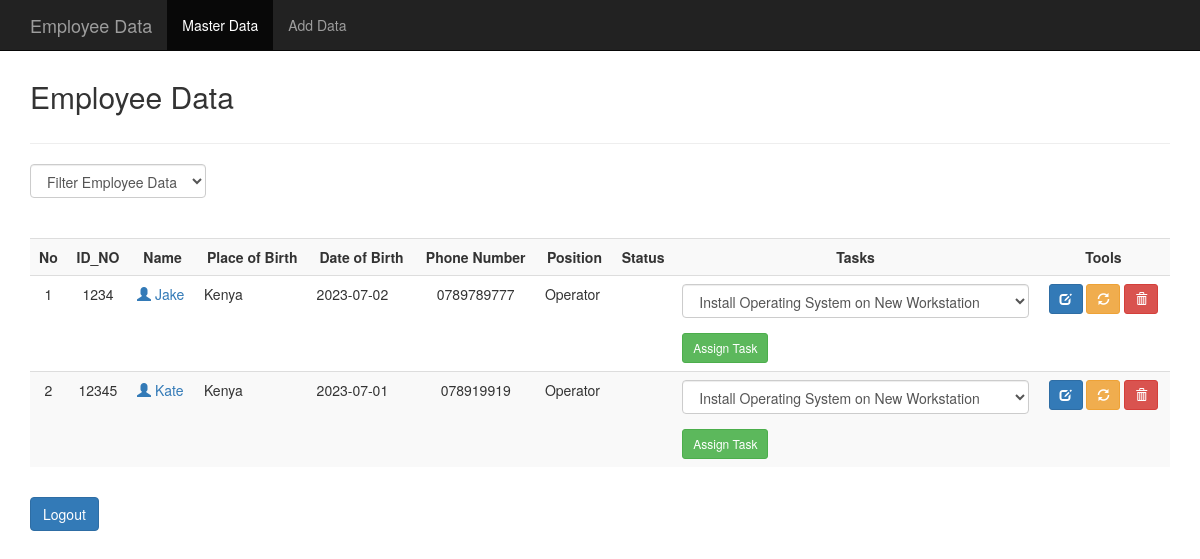
The page /admin_dashboard.php on the database its author committed.
### tables this page shows
CREATE TABLE `employees` (
  `ID_NO` varchar(10) NOT NULL,
  `name` varchar(50) NOT NULL,
  `Place_of_Birth` varchar(30) NOT NULL,
  `Date_of_Birth` varchar(30) NOT NULL,
  `Address` varchar(50) NOT NULL,
  `Phone_Number` varchar(10) NOT NULL,
  `Position` varchar(15) NOT NULL,
  `status` varchar(200) NOT NULL,
  `username` varchar(15) NOT NULL,
  `password` varchar(15) NOT NULL,
  `Tasks` varchar(250) NOT NULL
);

### admin_dashboard.php (the view, shortened to what this page needs)
<?php
include("koneksi.php");
$tasksQuery = "SELECT * FROM tasks";
$tasksResult = mysqli_query($koneksi, $tasksQuery);
$tasks = mysqli_fetch_all($tasksResult, MYSQLI_ASSOC);
?>
<!DOCTYPE html>
<html lang="en">
<head>
    <link href="css/bootstrap.min.css" rel="stylesheet">
</head>
<body>
    <nav class="navbar navbar-inverse navbar-fixed-top">
        <div class="container">
            <div class="navbar-header">
                <a class="navbar-brand hidden-xs hidden-sm" href="">Employee Data</a>
            </div>
            <div id="navbar" class="navbar-collapse collapse">
                <ul class="nav navbar-nav">
                    <li class="active"><a href="">Master Data</a></li>
                    <li><a href="add.php">Add Data</a></li>
                </ul>
            </div>
        </div>
    </nav>
    <div class="container">
        <div class="content">
            <h2>Employee Data</h2>
            <hr />
            <form class="form-inline" method="get">
                <div class="form-group">
                    <select name="filter" class="form-control" onchange="form.submit()">
                        <option value="">Filter Employee Data</option>
                    </select>
                </div>
            </form>
            <br />
            <div class="table-responsive">
                <table class="table table-striped table-hover">
                    <tr>
                        <th class="center">No</th>
                        <th class="center">ID_NO</th>
                        <th>Name</th>
                        <th>Place of Birth</th>
                        <th>Date of Birth</th>
                        <th class="center">Phone Number</th>
                        <th>Position</th>
                        <th>Status</th>
                        <th>Tasks</th>
                        <th class="center">Tools</th>
                    </tr>
                    <?php
                    $query = "SELECT * FROM employees";
                    $query .= " ORDER BY ID_NO ASC";
                    $sql = mysqli_query($koneksi, $query);
                    if (mysqli_num_rows($sql) == 0) {
                        echo '<tr><td colspan="9" class="center">No data available.</td></tr>';
                    } else {
                        $no = 1;
                        while ($row = mysqli_fetch_assoc($sql)) {
                            echo '
                            <tr>
                                <td class="center">' . $no . '</td>
                                <td class="center">' . $row['ID_NO'] . '</td>
                                <td><a href="profile.php?ID_NO=' . $row['ID_NO'] . '"><span class="glyphicon glyphicon-user" aria-hidden="true"></span> ' . $row['name'] . '</a></td>
                                <td>' . $row['Place_of_Birth'] . '</td>
                                <td>' . $row['Date_of_Birth'] . '</td>
                                <td class="center">' . $row['Phone_Number'] . '</td>
                                <td>' . $row['Position'] . '</td>
                                <td>';
                            echo '
                                </td>
                                <td>
                                    <form method="post">
                                        <div class="form-group">
                                            <select name="task_title" class="form-control">';
                            foreach ($tasks as $task) {
                                echo '<option value="' . $task['task_title'] . '">' . $task['task_title'] . '</option>';
                            }
                            echo '
                                            </select>
                                        </div>
                                        <button type="submit" name="assign_task" value="' . $row['ID_NO'] . '" class="btn btn-success btn-sm">Assign Task</button>
                                    </form>
                                </td>
                                <td class="center">
                                    <a href="edit.php?ID_NO=' . $row['ID_NO'] . '" title="Edit Data" class="btn btn-primary btn-sm"><span class="glyphicon glyphicon-edit" aria-hidden="true"></span></a>
                                    <a href="password.php?ID_NO=' . $row['ID_NO'] . '" title="Change Password" data-placement="bottom" data-toggle="tooltip" class="btn btn-warning btn-sm"><span class="glyphicon glyphicon-refresh" aria-hidden="true"></span></a>
                                    <a href="?aksi=delete&ID_NO=' . $row['ID_NO'] . '" title="Delete Data" onclick="return confirm(\'Are you sure you want to delete the data ' . $row['name'] . '?\')" class="btn btn-danger btn-sm"><span class="glyphicon glyphicon-trash" aria-hidden="true"></span></a>
                                </td>
                            </tr>
                            ';
                            $no++;
                        }
                    }
                    ?>
                </table>
            </div>
            <a href="index.php?logout=true" class="btn btn-primary logout-btn">Logout</a>
        </div>
    </div>
</body>
</html>

### admin_dashboard.php (style rules this page uses)
.content { margin-top: 80px; }
h2 { margin-bottom: 30px; }
.form-inline { margin-bottom: 20px; }
.table th { text-align: center; }
.table td { vertical-align: middle; }
.btn-group-sm > .btn, .btn-sm { font-size: 12px; padding: 5px 10px; }
.center { text-align: center; }
.logout-btn { margin-top: 10px; }

### rows shown on the page
employees: ID_NO "1234", name "Jake", Place_of_Birth "Kenya", Date_of_Birth "2023-07-02", Phone_Number "0789789777", Position "Operator"
employees: ID_NO "12345", name "Kate", Place_of_Birth "Kenya", Date_of_Birth "2023-07-01", Phone_Number "078919919", Position "Operator"

### other values the page prints
form field task_title "Install Operating System on New Workstation"
